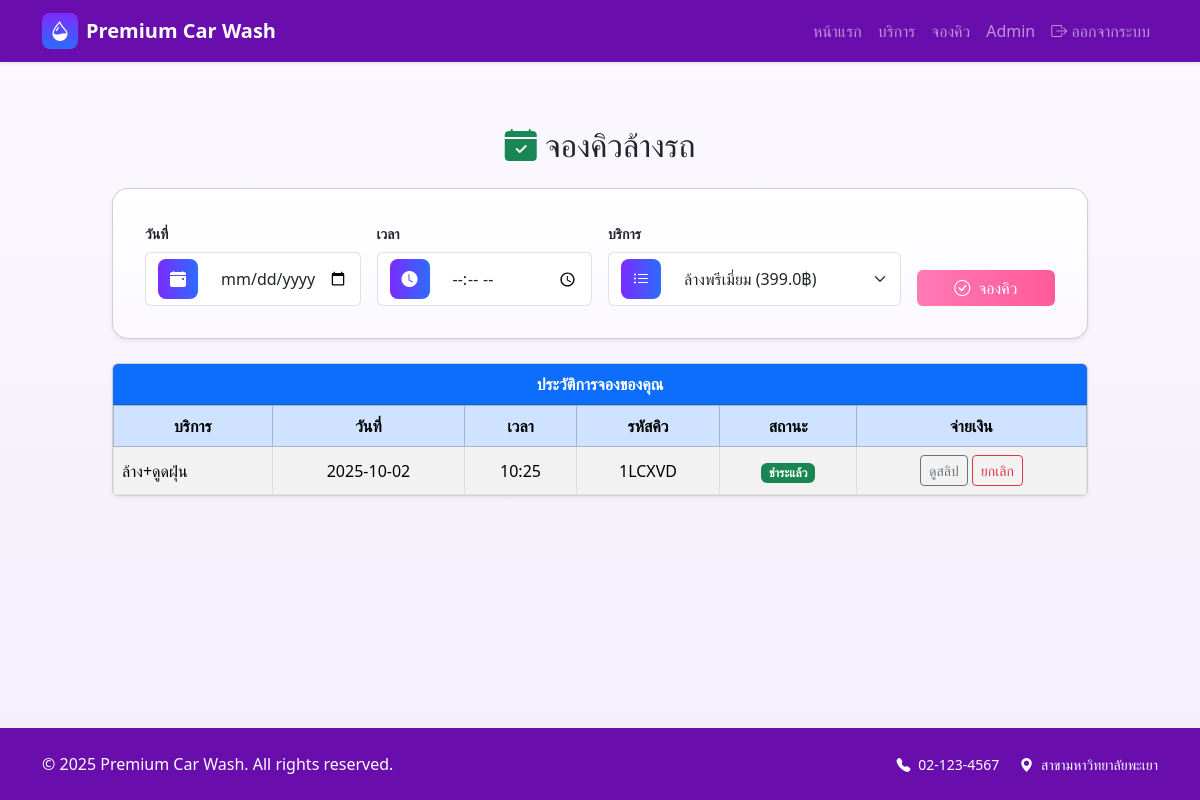
The page /booking?service_id=2 (signed in) on the database its author committed.
### tables this page shows
CREATE TABLE bookings (
                        id INTEGER PRIMARY KEY AUTOINCREMENT,
                        user_id INTEGER,
                        service_id INTEGER,
                        date TEXT,
                        time TEXT,
                        queue_code TEXT UNIQUE,
                        paid INTEGER DEFAULT 0,
                        slip_filename TEXT,
                        FOREIGN KEY(user_id) REFERENCES users(id),
                        FOREIGN KEY(service_id) REFERENCES services(id));

CREATE TABLE services (
                        id INTEGER PRIMARY KEY AUTOINCREMENT,
                        name TEXT,
                        price REAL);

### app.py (the view, shortened to what this page needs)
@app.route("/booking", methods=["GET","POST"])
def booking():
    if "user_id" not in session:
        flash("กรุณาเข้าสู่ระบบก่อนจอง","warning")
        return redirect(url_for("login"))
    selected_service = request.args.get('service_id')
    if selected_service:
        try:
            selected_service = int(selected_service)
        except ValueError:
            selected_service = None
    with get_db() as conn:
        services_list = conn.execute("SELECT * FROM services").fetchall()
        new_qrcode = None
        rows = conn.execute("""
            SELECT b.id, b.queue_code, b.paid, s.name, b.date, b.time, b.slip_filename
            FROM bookings b
            JOIN services s ON b.service_id=s.id
            WHERE b.user_id=?
            ORDER BY b.date DESC, b.time DESC
        """,(session["user_id"],)).fetchall()
        bookings = []
        for r in rows:
            try:
                dt_obj = datetime.strptime(f"{r['date']} {r['time']}", "%Y-%m-%d %H:%M")
            except Exception:
                dt_obj = None
            is_past = (dt_obj < datetime.now()) if dt_obj else False
            bookings.append({
                'id': r['id'],
                'name': r['name'],
                'date': r['date'],
                'time': r['time'],
                'queue_code': r['queue_code'],
                'paid': bool(r['paid']),
                'slip_filename': r['slip_filename'],
                'is_past': is_past
            })
    return render_template("booking.html", services=services_list, bookings=bookings, new_qrcode=new_qrcode, selected_service=selected_service)

### app.py (called while the page is built)
def get_db():
    conn = sqlite3.connect(DATABASE)
    conn.row_factory = sqlite3.Row
    return conn

### templates/booking.html (shortened to what this page needs)
{% extends "base.html" %}
{% block content %}
<h2 class="text-center mt-4 mb-4">
  <i class="bi bi-calendar-check-fill text-success"></i> จองคิวล้างรถ
</h2>
<div class="row justify-content-center">
  <div class="col-12 col-lg-10 mb-4">
    <div class="card shadow-sm booking-form-card booking-card p-3 hover-shadow">
      <div class="card-body">
        <form method="post" class="row g-3 align-items-end">
          <div class="col-md-3">
            <label for="date" class="form-label small fw-semibold">วันที่</label>
            <div class="input-group">
              <span class="input-group-text bg-white border-end-0"><span class="form-icon"><i class="bi bi-calendar-event-fill"></i></span></span>
              <input type="date" name="date" id="date" class="form-control border-start-0" required>
            </div>
          </div>
          <div class="col-md-3">
            <label for="time" class="form-label small fw-semibold">เวลา</label>
            <div class="input-group">
              <span class="input-group-text bg-white border-end-0"><span class="form-icon"><i class="bi bi-clock-fill"></i></span></span>
              <input type="time" name="time" id="time" class="form-control border-start-0" required>
            </div>
          </div>
          <div class="col-md-4">
            <label for="service" class="form-label small fw-semibold">บริการ</label>
            <div class="input-group">
              <span class="input-group-text bg-white border-end-0"><span class="form-icon"><i class="bi bi-list-ul"></i></span></span>
              <select name="service" id="service" class="form-select border-start-0" required>
                {% for s in services %}
                <option value="{{ s.id }}" {% if selected_service and selected_service == s.id %}selected{% endif %}>{{ s.name }} <span class="text-muted">({{ s.price }}฿)</span></option>
                {% endfor %}
              </select>
            </div>
          </div>
          <div class="col-md-2 d-grid">
            <button type="submit" class="btn btn-success">
              <i class="bi bi-check-circle me-1"></i> จองคิว
            </button>
          </div>
        </form>
      </div>
    </div>
  </div>
</div>
<div class="row justify-content-center">
  <div class="col-12 col-lg-10">
    <div class="card shadow-sm hover-shadow">
      <div class="card-header bg-primary text-white text-center fw-semibold">
        ประวัติการจองของคุณ
      </div>
      <div class="card-body p-0">
        <div class="table-responsive">
          <table class="table table-striped table-hover table-bordered m-0 align-middle">
            <thead class="table-primary text-center">
              <tr>
                <th>บริการ</th>
                <th>วันที่</th>
                <th>เวลา</th>
                <th>รหัสคิว</th>
                <th>สถานะ</th>
                <th>จ่ายเงิน</th>
              </tr>
            </thead>
            <tbody class="text-center">
              {% for b in bookings %}
              <tr>
                <td class="text-start">{{ b.name }}</td>
                <td>{{ b.date }}</td>
                <td>{{ b.time }}</td>
                <td>{{ b.queue_code }}</td>
                <td>
                  {% if b.paid %}
                    <span class="badge bg-success">ชำระแล้ว</span>
                  {% elif b.slip_filename %}
                    <span class="badge bg-info text-dark">รอตรวจสอบ</span>
                  {% else %}
                    <span class="badge bg-warning text-dark">รอชำระ</span>
                  {% endif %}
                </td>
                <td>
                  {% if not b.paid %}
                    <div class="d-flex flex-column align-items-center gap-2">
                      <div class="d-flex gap-2 align-items-center">
                        {% if not b.slip_filename %}
                          <form method="post" action="{{ url_for('upload_slip', booking_id=b.id) }}" enctype="multipart/form-data" class="d-flex gap-2 align-items-center justify-content-center">
                            <input type="file" name="slip" accept="image/*" class="form-control form-control-sm slip-input" data-booking-id="{{ b.id }}" style="max-width:120px;">
                            <button type="submit" class="btn btn-sm btn-primary slip-btn" data-booking-id="{{ b.id }}">อัปโหลดสลิป</button>
                          </form>
                        {% else %}
                          <span class="text-muted small">รอตรวจสอบสลิป</span>
                        {% endif %}
                        {% if not b.is_past %}
                          <form method="post" action="{{ url_for('cancel_booking', booking_id=b.id) }}" class="d-inline" onsubmit="return confirm('ยืนยันการยกเลิกการจองรหัสคิว {{ b.queue_code }} ?');">
                            <button type="submit" class="btn btn-sm btn-outline-danger">ยกเลิก</button>
                          </form>
                        {% endif %}
                      </div>
                      {% if b.slip_filename %}
                        <a href="{{ url_for('static', filename='uploads/' ~ b.slip_filename) }}" target="_blank" class="btn btn-sm btn-outline-secondary mt-1">ดูสลิป</a>
                      {% else %}
                        <img src="" alt="preview" id="slip-preview-{{ b.id }}" class="img-fluid mt-1" style="max-width:160px;display:none;border-radius:.5rem;border:1px solid rgba(0,0,0,.06)">
                      {% endif %}
                    </div>
                  {% else %}
                    {% if b.slip_filename %}
                      <a href="{{ url_for('static', filename='uploads/' ~ b.slip_filename) }}" target="_blank" class="btn btn-sm btn-outline-secondary">ดูสลิป</a>
                    {% else %}
                      <button class="btn btn-sm btn-secondary" disabled>จ่ายแล้ว</button>
                    {% endif %}
                    {% if not b.is_past %}
                      <form method="post" action="{{ url_for('cancel_booking', booking_id=b.id) }}" class="mt-2 d-inline">
                        <button type="submit" class="btn btn-sm btn-outline-danger">ยกเลิก</button>
                      </form>
                    {% endif %}
                  {% endif %}
                </td>
              </tr>
              {% else %}
              <tr>
                <td colspan="6" class="text-center text-muted py-3">
                  <i class="bi bi-info-circle"></i> ยังไม่มีการจอง
                </td>
              </tr>
              {% endfor %}
            </tbody>
          </table>
        </div>
      </div>
    </div>
  </div>
</div>
{% endblock %}

### templates/base.html (style rules this page uses)
:root { --primary: #3746a6; --primary-dark: #2b3788; --accent: #ff7ab6; --accent-dark: #ff5a98; --muted-bg-start: #fbf9ff; --muted-bg-end: #f3eefb; --brand-grad-from: #7b2cff; --brand-grad-to: #2d6cff; }
body { display:flex; min-height:100vh; flex-direction:column; background: linear-gradient(180deg,var(--muted-bg-start) 0%, var(--muted-bg-end) 100%); }
.btn-success { background: linear-gradient(90deg,var(--accent),var(--accent-dark)); border: none; color: white; }

### templates/booking.html (style rules this page uses)
.booking-form-card { border-radius: 1rem; overflow: hidden; }
.form-icon { width:40px;height:40px;border-radius:.5rem;background:linear-gradient(90deg,#7b2cff,#2d6cff);display:inline-flex;align-items:center;justify-content:center;color:#fff }
.table thead th { vertical-align: middle; }
.booking-card { background:linear-gradient(180deg,#ffffff,#fbf9ff); }

### rows shown on the page
bookings: name "ล้าง+ดูดฝุ่น", date "2025-10-02", time "10:25", queue_code "1LCXVD", paid "ชำระแล้ว"

### other values the page prints
{{ 2025 }} "2025"
form field service "ล้างพรีเมี่ยม (399.0฿)"
